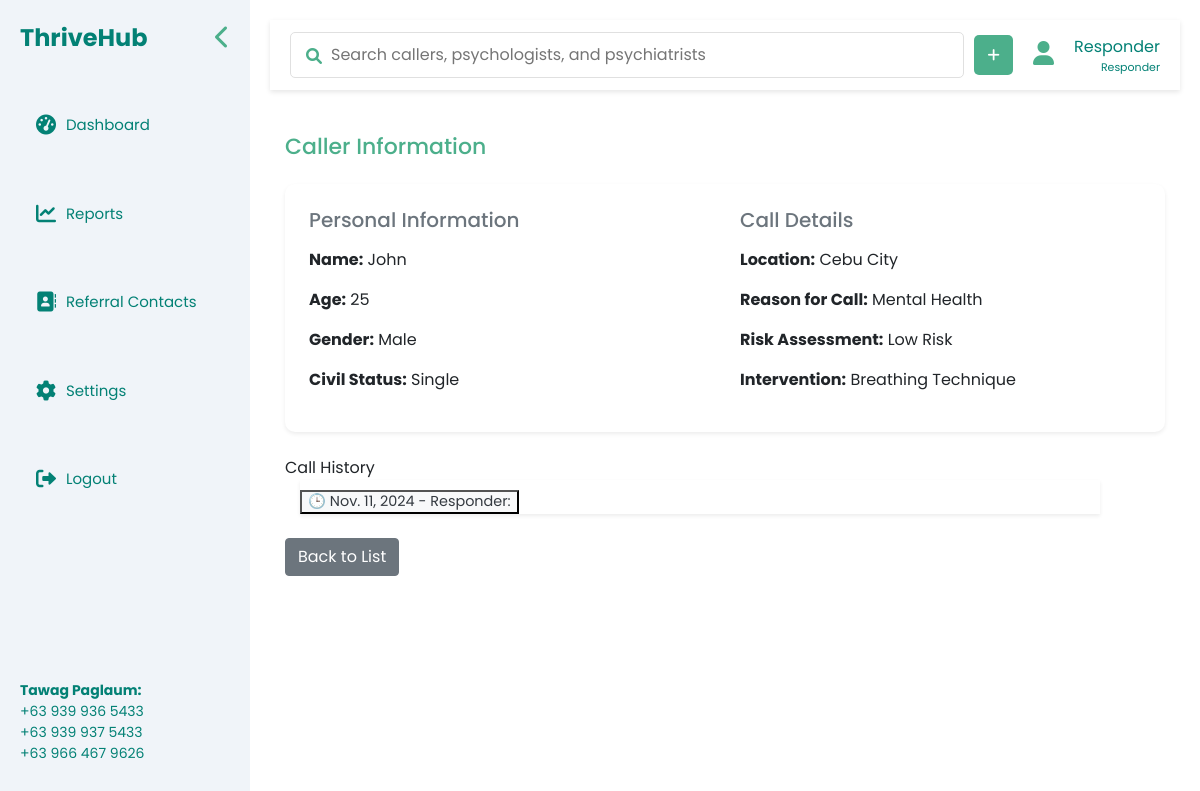
The page /caller/2/ on the database as committed earlier.
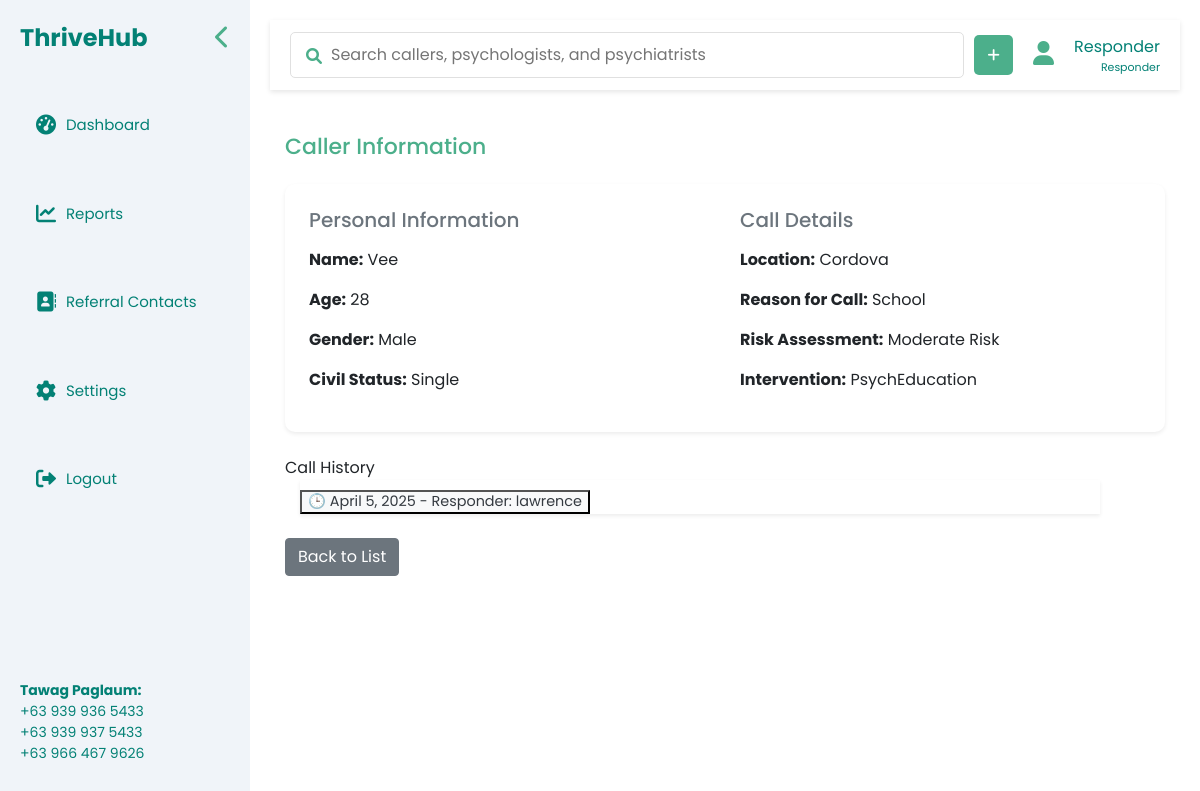
The same page on the database as committed later.
### form/models.py (models this page shows, shortened)
class Caller(models.Model):
    GENDER_CHOICES = [
        ('Male', 'Male'),
        ('Female', 'Female'),
        ('LGBTQ++', 'LGBTQ++'),
        ('N/A', 'N/A'),
    ]
    STATUS_CHOICES = [
        ('Single', 'Single'),
        ('Single (Living in)', 'Single (Living in)'),
        ('Married', 'Married'),
        ('Separated', 'Separated'),
        ('Widowed', 'Widowed'),
        ('N/A', 'N/A'),
    ]
    SOURCE_CHOICES = [
        ('Online', 'Online'),
        ('Media', 'Media'),
        ('Family/Friend', 'Family/Friend'),
        ('Colleague', 'Colleague'),
        ('Referral', 'Referral'),
    ]
    REASON_CHOICES = [
        ('Mental Health', 'Mental Health'),
        ('Marital', 'Marital'),
        ('School', 'School'),
        ('Financial', 'Financial'),
        ('Suicidal Crisis', 'Suicidal Crisis'),
        ('Calling for another person', 'Calling for another person'),
    ]
    INTERVENTION_CHOICES = [
        ('PsychEducation', 'PsychEducation'),
        ('Referral', 'Referral'),
        ('Empathetic Listening', 'Empathetic Listening'),
        ('Breathing Technique', 'Breathing Technique'),
    ]
    RISK_CHOICES = [
        ('Low Risk', 'Low Risk'),
        ('Moderate Risk', 'Moderate Risk'),
        ('High Risk', 'High Risk'),
    ]
    callerID = models.AutoField(primary_key=True)
    callerName = models.CharField(max_length=255, null=True, blank=True)
    gender = models.CharField(max_length=255, null=True, blank=True, choices=GENDER_CHOICES)
    civilStatus = models.CharField(max_length=255, null=True, blank=True, choices=STATUS_CHOICES, )
    age = models.CharField(max_length=2, null=True, blank=True)
    location = models.CharField(max_length=255, null=True, blank=True)
    infoSource = models.CharField(max_length=255, null=True, blank=True, choices=SOURCE_CHOICES)
    reason = models.CharField(max_length=255, null=True, blank=True, choices=REASON_CHOICES)
    intervention = models.CharField(max_length=255, null=True, blank=True, choices=INTERVENTION_CHOICES)
    riskAssessment = models.CharField(max_length=255, null=True, blank=True, choices=RISK_CHOICES)
    patient = models.ForeignKey('Patient', null=True, blank=True, on_delete=models.SET_NULL, related_name='callers')
    representative = models.ForeignKey('Representative', null=True, blank=True, on_delete=models.SET_NULL,
                                       related_name='representative')

class CallSession(models.Model):
    sessionID = models.AutoField(primary_key=True)
    caller = models.ForeignKey(Caller, on_delete=models.CASCADE, related_name='sessions')
    responder = models.ForeignKey(settings.AUTH_USER_MODEL, on_delete=models.CASCADE, related_name='call_sessions', default=1)
    startTime = models.TimeField(null=True, blank=True)
    endTime = models.TimeField(null=True, blank=True)
    callDate = models.DateField(default=now)
    outcome = models.CharField(max_length=255)
    notes = models.TextField()

class Responder(AbstractUser):
    responderID = models.AutoField(primary_key=True)
    mfa_secret = models.CharField(max_length=16, blank=True, null=True)
    mfa_enabled = models.BooleanField(default=False)
    responderName = models.CharField(max_length=255)
    role = models.CharField(max_length=255)
    shift = models.CharField(max_length=255)
    password = models.CharField(default="password")
    username = models.CharField(max_length=150, unique=True)
    def __str__(self):
        return self.username

### ThriveHub/views.py (the view)
# urls.py: path('caller/<int:callerID>/', caller_detail, name='caller_detail'),
def caller_detail(request, callerID):
    caller = get_object_or_404(Caller, callerID=callerID)
    call_sessions = CallSession.objects.filter(caller=caller).prefetch_related('transcript').order_by('-callDate')
    context = {
        'caller': caller,
        'call_sessions': call_sessions, }
    return render(request, 'caller_detail.html', context)

### templates/caller_detail.html (shortened to what this page needs)
{% extends 'layout.html' %}
{% block content %}
<div class="container mt-4">
    <h2 class="section-title mb-4">Caller Information</h2>
    <div class="card-caller shadow-sm p-4">
        <div class="row">
            <div class="col-md-6">
                <h5 class="text-secondary mb-3">Personal Information</h5>
                <p><strong>Name:</strong> {{ caller.callerName }}</p>
                <p><strong>Age:</strong> {{ caller.age }}</p>
                <p><strong>Gender:</strong> {{ caller.gender }}</p>
                <p><strong>Civil Status:</strong> {{ caller.civilStatus }}</p>
            </div>
            <div class="col-md-6">
                <h5 class="text-secondary mb-3">Call Details</h5>
                <p><strong>Location:</strong> {{ caller.location }}</p>
                <p><strong>Reason for Call:</strong> {{ caller.reason }}</p>
                <p><strong>Risk Assessment:</strong> {{ caller.riskAssessment }}</p>
                <p><strong>Intervention:</strong> {{ caller.intervention }}</p>
            </div>
        </div>
    </div>
    <div class="mt-4">
            Call History
    </div>
    {% if call_sessions %}
        <div class="accordion shadow-sm" id="callHistoryAccordion" style="max-width: 800px; margin-left: 15px;">
            {% for session in call_sessions %}
            <div class="accordion-item">
                <h3 class="accordion-header" id="heading{{ session.sessionID }}">
                    <button class="accordion-button collapsed bg-light text-dark fw-bold" type="button"
                            data-bs-toggle="collapse" data-bs-target="#collapse{{ session.sessionID }}"
                            aria-expanded="false" aria-controls="collapse{{ session.sessionID }}"
                            style="font-size: 0.9rem;">
                        🕒 {{ session.callDate }} - Responder: {{ session.responder }}
                    </button>
                </h3>
            </div>
            {% endfor %}
        </div>
    {% else %}
        <p class="text-muted text-center">No previous call history available for this caller.</p>
    {% endif %}
    <a href="{% url 'Reports' %}" class="btn btn-secondary mt-3">Back to List</a>
</div>
{% endblock %}

### templates/layout.html (shortened to what this page needs)
<!doctype html>
{% load static %}
<html lang="en">
<head>
    <link rel="stylesheet" href="https://cdnjs.cloudflare.com/ajax/libs/font-awesome/6.0.0-beta3/css/all.min.css">
    <link rel="stylesheet" href="https://maxcdn.bootstrapcdn.com/bootstrap/4.5.2/css/bootstrap.min.css">
    <link rel="stylesheet" href="{% static 'css/style.css' %}">
</head>
<body>
    <div class="dashboard-container">
    <div class="sidebar">
        <div class="logo">
            <span class="sidebar-title">ThriveHub</span>
            <div class="toggle-icon" onclick="toggleSidebar()">
                <i class="fas fa-chevron-left"></i>
            </div>
        </div>
        <nav>
            <a href="/" class="nav-link"><i class="fas fa-tachometer-alt"></i> <span class="nav-text">Dashboard</span></a>
            <a href="{% url 'Reports' %}" class="nav-link"><i class="fas fa-chart-line"></i> <span class="nav-text">Reports</span></a>
            <a href="/referrals" class="nav-link"><i class="fas fa-address-book"></i> <span class="nav-text">Referral Contacts</span></a>
            <a href="/settings" class="nav-link"><i class="fas fa-cog"></i> <span class="nav-text">Settings</span></a>
            <a href="{% url 'responder:logout' %}" class="nav-link"><i class="fas fa-sign-out-alt"></i> <span class="nav-text">Logout</span></a>
        </nav>
        <div class="sidebar-footer">
            <div class="footer-content">
                <span><b>Tawag Paglaum:</b></span>
                <p>
                    +63 939 936 5433 <br>
                    +63 939 937 5433 <br>
                    +63 966 467 9626 <br>
                </p>
            </div>
        </div>
    </div>
    <div class="main-content">
        <div class="header">
            <div class="search-container">
                <form action="{% url 'search_results' %}" method="GET" class="d-flex" style="width: 100%;">
                    <button type="submit" class="fas fa-search search-icon" style="border-style: none; background-color: transparent;"></button>
                    <input type="text" name="q" class="search-bar" placeholder="Search callers, psychologists, and psychiatrists" required>
                </form>
                <a href="{% url 'AddCall' %}" class="btn btn-sm def-btn add-call-btn">
                    <i class="fa-solid fa-plus"></i>
                </a>
            </div>
            <div class="user-info">
                <a href="{% url 'settings' %}"><i class="fa-solid fa-user"></i></a>
                <span>
                    {% if request.user.is_authenticated %}
                        {{ request.user.first_name|default:"Responder" }} {{ request.user.last_name|default:"" }} <br>
                    {% else %}
                        Responder<br>
                    {% endif %}
                    <span class="responder-text">Responder</span>
                </span>
            </div>
        </div>
        {% block content %}
        {% endblock %}

### static/css/style.css (style rules this page uses)
.dashboard-container { display: flex; height: 100vh; font-family: 'Poppins', sans-serif; }
.sidebar { background-color: #F0F4F9; width: 250px; padding: 20px; display: flex; flex-direction: column; justify-content: space-between; transition: width 0.4s; }
.logo { display: flex; align-items: center; justify-content: space-between; position: relative; }
.sidebar-title { font-size: 24px; font-weight: bold; margin-right: 10px; color: #038175; }
.toggle-icon { cursor: pointer; font-size: 24px; color: #4CAF8B; transition: transform 0.3s; }
.nav-link { text-decoration: none; color: #4CAF8B; margin-bottom: 20px; display: flex; align-items: center; justify-content: flex-start; margin-top: 50px; }
.nav-link i { font-size: 24px; transition: font-size 0.3s; }
.nav-link .nav-text { margin-left: 10px; transition: display 0.3s; }
.sidebar .nav-link i { font-size: 20px; }
.sidebar-footer { display: flex; flex-direction: column; align-items: flex-start; margin-top: auto; font-size: 14px; color: #038175; }
.footer-content { display: block; }
.sidebar a { text-decoration: none; color: #038175; font-size: 15px; display: flex; align-items: center; }
.logo { position: relative; font-size: 24px; font-weight: bold; }
.def-btn { background-color: #4CAF8B; color: white; }
.main-content { flex: 1; background-color: #fff; padding: 20px; display: flex; flex-direction: column; }
.header { background-color: #fff; height: 70px; padding: 10px 20px; display: flex; align-items: center; justify-content: space-between; box-shadow: 0px 2px 5px rgba(0, 0, 0, 0.1); }
.search-container { position: relative; display: flex; align-items: center; width: 200%; align-items: center; }
.header .search-bar { width: 100%; padding: 10px; border: 1px solid #e0e0e0; border-radius: 5px; padding-left: 40px; }
.search-icon { position: absolute; left: 10px; top: 15px; color: #4CAF8B; }
.header .user-info { display: flex; align-items: center; text-align: right; margin-left: 20px; width: 30%; }
.header .user-info i { font-size: 24px; margin-right: 20px; color: #4CAF8B; }
.header .user-info span { color: #038175; display: flex; flex-direction: column; }
.responder-text { font-size: 11px; display: block; }
.section-title { font-size: 22px; color: #4CAF8B; margin-bottom: 20px; margin-top: 20px; }
.card-caller { background-color: #fff; border-radius: 10px; box-shadow: 0 2px 8px rgba(0, 0, 0, 0.1); padding: 20px; flex: 1 1 calc(20% - 20px); width: 100%; transition: box-shadow 0.3s ease-in-out; }
.add-call-btn { display: flex; align-items: center; justify-content: center; width: 40px; height: 40px; overflow: hidden; background-color: #4CAF8B; color: white; text-decoration: none; border-radius: 5px; transition: width 0.3s ease-in-out, padding 0.3s ease-in-out; white-space: nowrap; position: relative; margin-left: 10px; }
.add-call-btn i { position: absolute; left: 50%; transform: translateX(-50%); transition: left 0.3s ease-in-out; }

Rows that differ between the two databases and show on the page:
changed Caller "Male": callerName "John" → "Vee"; age "25" → "28"; location "Cebu City" → "Cordova"; reason "Mental Health" → "School"; riskAssessment "Low Risk" → "Moderate Risk"; intervention "Breathing Technique" → "PsychEducation"
changed CallSession: callDate "Nov. 11, 2024" → "April 5, 2025"; responder (not shown) → "lawrence"
